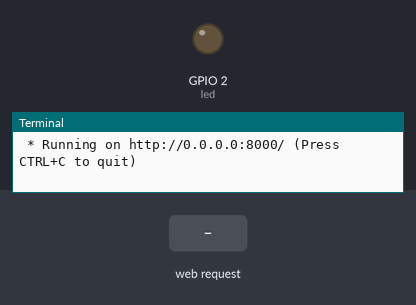
The program below on a simulated Raspberry Pi (BCM pin numbers). Parts: output pins drawn as LEDs (lit = HIGH), the last lines printed to the terminal. Inputs (shaded band) come from the test bench. The clock reads 2024-03-15 10:24:30 at power-on unless the program sets it.

Above: at 1.2 s.
1.3 s: HTTP request for /on received
At 2.6 s:
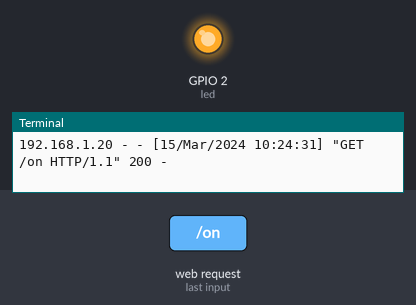
4.3 s: HTTP request for /off received
At 4.8 s:
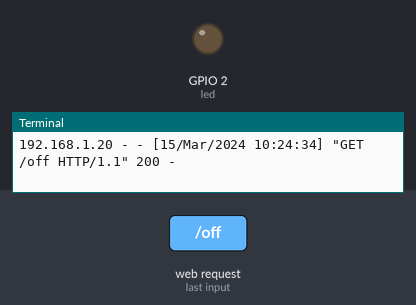
Timing chart, 0 to 7.3 s (numbered marks = the images above; inputs shaded):
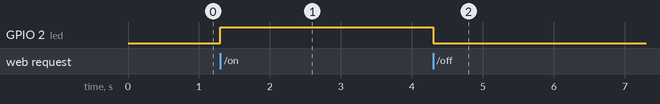

Measured:
- after the input at 1.3 s, GPIO 2 (led): LOW → HIGH at once
- after the input at 4.3 s, GPIO 2 (led): HIGH → LOW at once

The program:

Main.py
```python
from flask import Flask, render_template, request, redirect
from gpiozero import LED
from time import sleep
led = LED(2)

app = Flask(__name__)

@app.route("/")

def home():
    if led.value == 1:
        status = 'ON'
    else:
        status = 'OFF'
    return render_template('home.html', status=status)


@app.route("/on")

def on():
    led.on()
    return "LED on"

@app.route("/off")

def off():
    led.off()
    return "LED off"

if __name__ == "__main__":
    app.run(host='0.0.0.0', port=8000)
```
